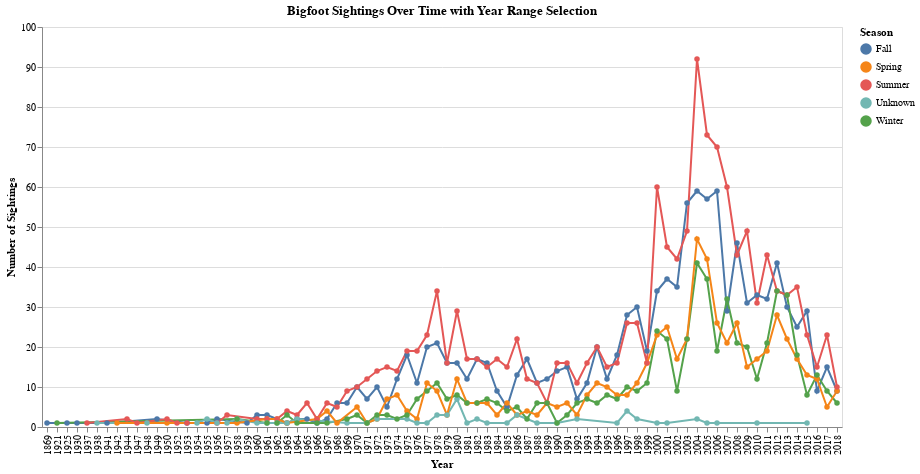

The code cell stored with this chart in its notebook:
### Markdown cell above
## Visualization 2

### Code cell
# Group sightings by year and season
line_data = bigfoot_df.groupby([bigfoot_df['date'].dt.year, 'season']).size().reset_index(name='sightings')
line_data.columns = ['year', 'season', 'sightings']

start_year_slider = alt.binding_range(min=line_data['year'].min(), max=line_data['year'].max(), step=1, name='Start Year')
end_year_slider = alt.binding_range(min=line_data['year'].min(), max=line_data['year'].max(), step=1, name='End Year')

start_year = alt.param(value=line_data['year'].min(), bind=start_year_slider)
end_year = alt.param(value=line_data['year'].max(), bind=end_year_slider)

filtered_line_chart = alt.Chart(line_data).mark_line(point=True).encode(
    x=alt.X('year:O', title='Year'),
    y=alt.Y('sightings:Q', title='Number of Sightings'),
    color=alt.Color('season:N', title='Season'),  
    tooltip=['year:O', 'season:N', 'sightings:Q']
).transform_filter(
    alt.datum.year >= start_year
).transform_filter(
    alt.datum.year <= end_year
).add_params(
    start_year, end_year
).properties(
    width=800,
    height=400,
    title="Bigfoot Sightings Over Time with Year Range Selection"
)

filtered_line_chart

### Figure 1 — Vega-Lite specification as saved in the notebook (floating-point values rounded to 4 significant figures; data arrays with more than 128 entries replaced by an {"elided": "..."} marker saying what was removed)
{"config": {"view": {"continuousWidth": 300, "continuousHeight": 300}}, "data": {"name": "data-01b256da89b0655eec96683d73572f55"}, "mark": {"type": "line", "point": true}, "encoding": {"color": {"field": "season", "title": "Season", "type": "nominal"}, "tooltip": [{"field": "year", "type": "ordinal"}, {"field": "season", "type": "nominal"}, {"field": "sightings", "type": "quantitative"}], "x": {"field": "year", "title": "Year", "type": "ordinal"}, "y": {"field": "sightings", "title": "Number of Sightings", "type": "quantitative"}}, "height": 400, "params": [{"name": "param_1", "bind": {"input": "range", "max": 2018.0, "min": 1869.0, "name": "Start Year", "step": 1}, "value": 1869.0}, {"name": "param_2", "bind": {"input": "range", "max": 2018.0, "min": 1869.0, "name": "End Year", "step": 1}, "value": 2018.0}], "title": "Bigfoot Sightings Over Time with Year Range Selection", "transform": [{"filter": "(datum.year >= param_1)"}, {"filter": "(datum.year <= param_2)"}], "width": 800, "$schema": "https://vega.github.io/schema/vega-lite/v5.20.1.json", "datasets": {"data-01b256da89b0655eec96683d73572f55": {"elided": "289 records"}}}
